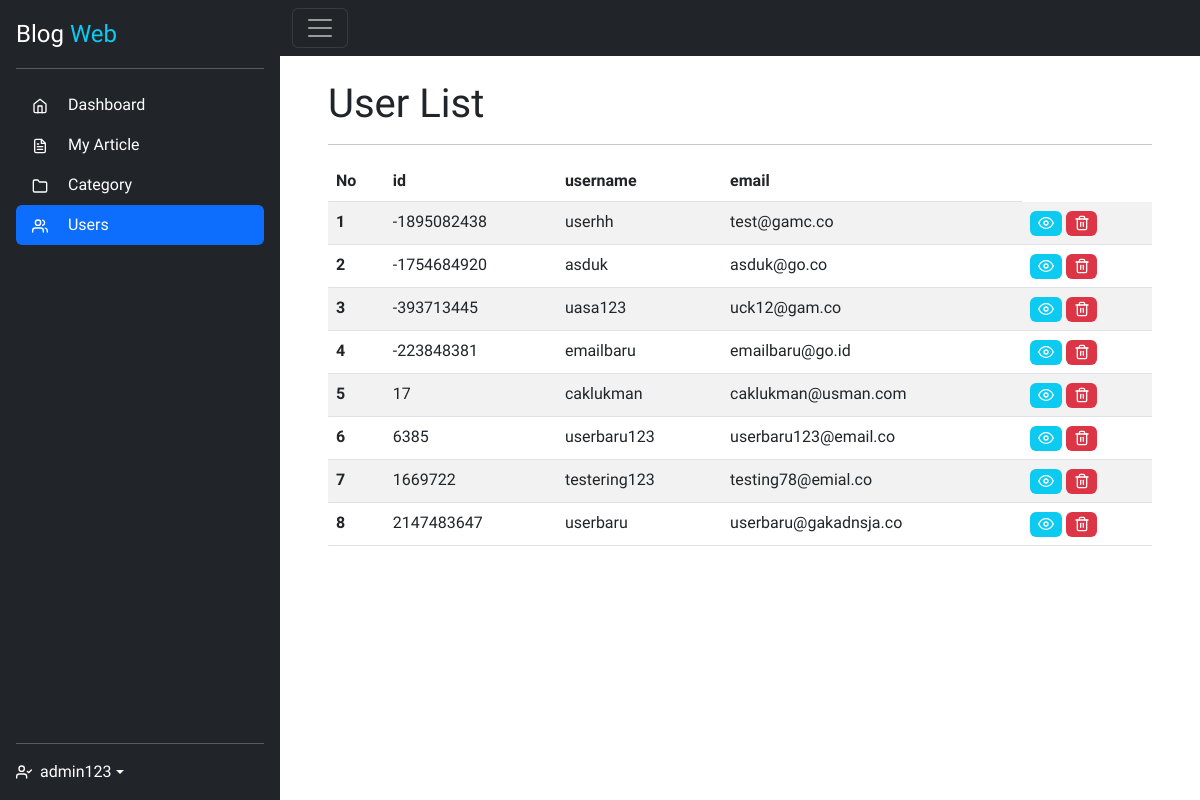
/dashboard/users/list.php (signed in), run on the app's committed database.
### tables this page shows
CREATE TABLE `user` (
  `id` int(13) NOT NULL,
  `username` varchar(255) NOT NULL,
  `email` varchar(255) NOT NULL,
  `password` varchar(255) NOT NULL,
  `isAdmin` tinyint(1) DEFAULT 0
);

### dashboard/users/list.php (the view, shortened to what this page needs)
<?php
include '../templates/header.php';
if ($role == 1) {
    $query = "SELECT id, username, email FROM user WHERE isAdmin ='0'";
    $users = mysqli_query($connect, $query);
?>
    <h1>User List</h1>
    <hr>
    <table class="table table-striped mb-5">
        <thead>
            <tr>
                <th scope="col">No</th>
                <th scope="col">id</th>
                <th scope="col">username</th>
                <th scope="col">email</th>
            </tr>
        </thead>
        <tbody>
            <?php if (mysqli_num_rows($users) > 0) {
                $i = 1;
                foreach ($users as $user) {
            ?>
                    <tr>
                        <th scope="row"><?= $i ?></th>
                        <td><?= $user['id'] ?></td>
                        <td><?= $user['username'] ?></td>
                        <td><?= $user['email'] ?></td>
                        <td>
                            <a href="viewArticle.php?u_id=<?= $user['id'] ?>&username=<?= $user['username'] ?>" class="badge bg-info">
                                <i data-feather="eye"></i>
                            </a>
                            <a href="deleteUser.php?u_id=<?= $user['id'] ?>" class="badge bg-danger">
                                <i data-feather="trash-2"></i>
                            </a>
                        </td>
                    </tr>
            <?php
                    $i++;
                }
            }
            ?>
        </tbody>
    </table>
    </article>
    </main>
    </div>
<?php
} else {
?>
    <h3>Oopss.. Looks like something went wrong</h3>
    <br>Click here to <a href='../index.php'>Go Back</a>
    </main>
<?php
}
include '../templates/footer.php'; ?>

### css/style.css (style rules this page uses)
* { font-family: 'Quicksand', sans-serif; }
.feather { width: 16px; height: 16px; }

### data on the page
user: id "-1895082438", username "userhh", email "test@gamc.co"
user: id "-1754684920", username "asduk", email "asduk@go.co"
user: id "-393713445", username "uasa123", email "uck12@gam.co"
user: id "-223848381", username "emailbaru", email "emailbaru@go.id"
user: id "17", username "caklukman", email "caklukman@usman.com"
user: id "6385", username "userbaru123", email "userbaru123@email.co"
user: id "1669722", username "testering123", email "testing78@emial.co"
user: id "2147483647", username "userbaru", email "userbaru@gakadnsja.co"

### other printed values
$username "admin123"
